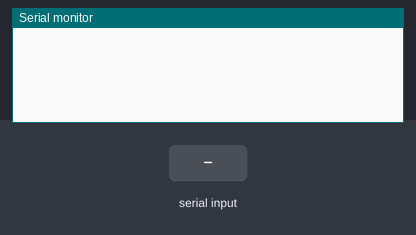
A sketch run on a simulated Arduino Uno, built with avr-gcc and run on an emulated ATmega328P. Shown: the last lines printed to the serial monitor. Inputs (shaded band) come from the test bench.

Above: at 1.2 s.
1.3 s: "90,45,200\n" received over Serial
At 2.3 s:
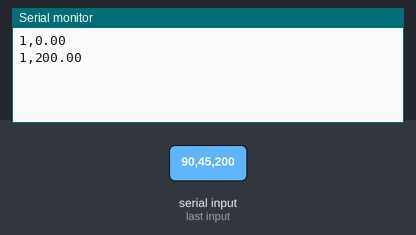
2.8 s: "30,150,10\n" received over Serial
At 3.5 s:
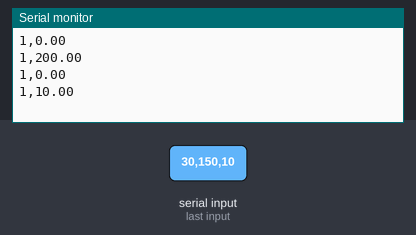
Timing chart, 0 to 5.8 s (numbered marks = the images above; inputs shaded):
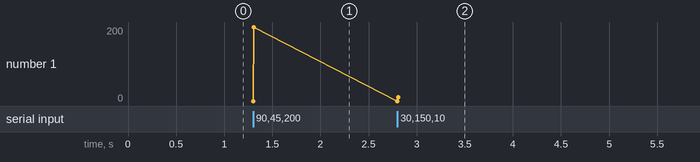

Measured:
- after the input at 1.3 s, the serial monitor: prints a new line at once (image 1)
- after the input at 2.8 s, the serial monitor: prints a new line at once (image 2)
- plotted number 1: 200 → 10 after the input at 2.8 s

The sketch:

SIMO_test.ino.ino
```cpp
void setup() {
  // put your setup code here, to run once:
  Serial.begin(115200); //serial begin

}

unsigned long lastTime;
double Input[2];
double q, theta, Output;
void func ()
{
  Output = q + theta;
}


void loop() {
 String readStr = ""; //some variables
  String readVal = "";
  char* p;
  char* q_c;
  char* theta_c;


  if (Serial.available())
  { //when serial data comes from modelica
  while(Serial.available())
  {
    char readChar = (char)Serial.read();
    readStr+=readChar;
    if(readChar == '\n') break;

  }
 for (int i = 1; i < (readStr.length()-1); i++)
  {
    readVal += readStr[i];
  }

  String a = "100, 200";
  char ac[20];
 readVal.toCharArray(ac,20);
  char* b = strtok(ac, ",");

  double aI = atof(b);
  b = strtok(NULL, ",");
  double bI = atof(b);


    Serial.println("1,"+String(bI)+"\n"); //send data in same format i.e. ending with \n character
    delay(5);
  }

}
```
